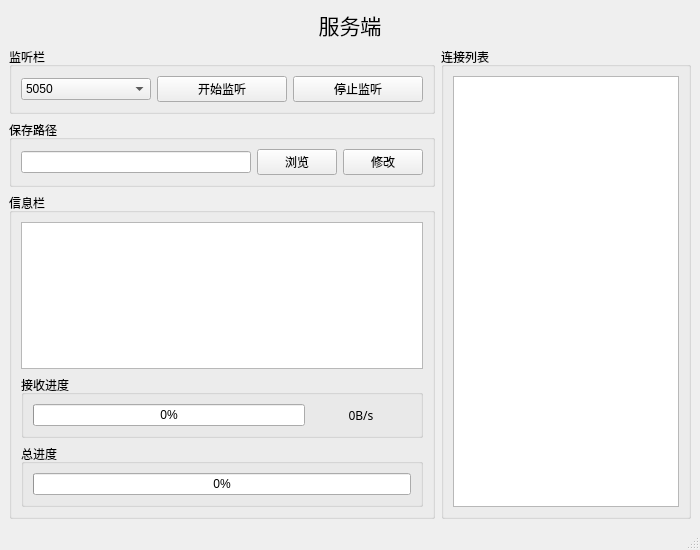
<?xml version="1.0" encoding="UTF-8"?>
<ui version="4.0">
 <class>MainWindow</class>
 <widget class="QMainWindow" name="MainWindow">
  <property name="geometry">
   <rect>
    <x>0</x>
    <y>0</y>
    <width>700</width>
    <height>550</height>
   </rect>
  </property>
  <property name="windowTitle">
   <string>MainWindow</string>
  </property>
  <widget class="QWidget" name="centralwidget">
   <layout class="QVBoxLayout" name="verticalLayout_5">
    <item>
     <widget class="QLabel" name="label">
      <property name="font">
       <font>
        <family>微软雅黑</family>
        <pointsize>16</pointsize>
       </font>
      </property>
      <property name="text">
       <string>服务端</string>
      </property>
      <property name="alignment">
       <set>Qt::AlignCenter</set>
      </property>
     </widget>
    </item>
    <item>
     <layout class="QHBoxLayout" name="horizontalLayout_3">
      <item>
       <layout class="QVBoxLayout" name="verticalLayout_2">
        <item>
         <widget class="QGroupBox" name="groupBox_3">
          <property name="title">
           <string>监听栏</string>
          </property>
          <layout class="QHBoxLayout" name="horizontalLayout">
           <item>
            <widget class="QComboBox" name="comboBox">
             <item>
              <property name="text">
               <string>5050</string>
              </property>
             </item>
             <item>
              <property name="text">
               <string>6060</string>
              </property>
             </item>
            </widget>
           </item>
           <item>
            <widget class="QPushButton" name="btnListen">
             <property name="font">
              <font>
               <family>微软雅黑</family>
              </font>
             </property>
             <property name="styleSheet">
              <string notr="true"/>
             </property>
             <property name="text">
              <string>开始监听</string>
             </property>
            </widget>
           </item>
           <item>
            <widget class="QPushButton" name="btnStop">
             <property name="font">
              <font>
               <family>微软雅黑</family>
              </font>
             </property>
             <property name="text">
              <string>停止监听</string>
             </property>
            </widget>
           </item>
          </layout>
         </widget>
        </item>
        <item>
         <widget class="QGroupBox" name="groupBox_5">
          <property name="title">
           <string>保存路径</string>
          </property>
          <layout class="QHBoxLayout" name="horizontalLayout_4">
           <item>
            <widget class="QLineEdit" name="lineEditPath">
             <property name="readOnly">
              <bool>true</bool>
             </property>
            </widget>
           </item>
           <item>
            <widget class="QPushButton" name="btnView">
             <property name="text">
              <string>浏览</string>
             </property>
            </widget>
           </item>
           <item>
            <widget class="QPushButton" name="btnMod">
             <property name="text">
              <string>修改</string>
             </property>
            </widget>
           </item>
          </layout>
         </widget>
        </item>
        <item>
         <widget class="QGroupBox" name="groupBox_2">
          <property name="title">
           <string>信息栏</string>
          </property>
          <layout class="QVBoxLayout" name="verticalLayout_3">
           <item>
            <widget class="QTextBrowser" name="textBrowser">
             <property name="contextMenuPolicy">
              <enum>Qt::CustomContextMenu</enum>
             </property>
             <property name="styleSheet">
              <string notr="true"/>
             </property>
            </widget>
           </item>
           <item>
            <widget class="QGroupBox" name="groupBox_4">
             <property name="title">
              <string>接收进度</string>
             </property>
             <layout class="QHBoxLayout" name="horizontalLayout_2">
              <item>
               <widget class="QProgressBar" name="progressBarRecv">
                <property name="value">
                 <number>0</number>
                </property>
                <property name="orientation">
                 <enum>Qt::Horizontal</enum>
                </property>
                <property name="textDirection">
                 <enum>QProgressBar::TopToBottom</enum>
                </property>
               </widget>
              </item>
              <item>
               <widget class="QLabel" name="speedLabel">
                <property name="minimumSize">
                 <size>
                  <width>100</width>
                  <height>0</height>
                 </size>
                </property>
                <property name="maximumSize">
                 <size>
                  <width>100</width>
                  <height>16777215</height>
                 </size>
                </property>
                <property name="font">
                 <font>
                  <family>微软雅黑</family>
                  <pointsize>9</pointsize>
                 </font>
                </property>
                <property name="text">
                 <string>0B/s</string>
                </property>
                <property name="alignment">
                 <set>Qt::AlignCenter</set>
                </property>
               </widget>
              </item>
             </layout>
            </widget>
           </item>
           <item>
            <widget class="QGroupBox" name="groupBox_6">
             <property name="title">
              <string>总进度</string>
             </property>
             <layout class="QVBoxLayout" name="verticalLayout_4">
              <item>
               <widget class="QProgressBar" name="progressBarTotal">
                <property name="value">
                 <number>0</number>
                </property>
               </widget>
              </item>
             </layout>
            </widget>
           </item>
          </layout>
         </widget>
        </item>
       </layout>
      </item>
      <item>
       <widget class="QGroupBox" name="groupBox">
        <property name="minimumSize">
         <size>
          <width>250</width>
          <height>0</height>
         </size>
        </property>
        <property name="maximumSize">
         <size>
          <width>250</width>
          <height>16777215</height>
         </size>
        </property>
        <property name="title">
         <string>连接列表</string>
        </property>
        <layout class="QVBoxLayout" name="verticalLayout">
         <item>
          <widget class="QListWidget" name="listWidget">
           <property name="focusPolicy">
            <enum>Qt::StrongFocus</enum>
           </property>
           <property name="contextMenuPolicy">
            <enum>Qt::CustomContextMenu</enum>
           </property>
           <property name="selectionMode">
            <enum>QAbstractItemView::ExtendedSelection</enum>
           </property>
           <property name="viewMode">
            <enum>QListView::ListMode</enum>
           </property>
          </widget>
         </item>
        </layout>
       </widget>
      </item>
     </layout>
    </item>
   </layout>
  </widget>
  <widget class="QStatusBar" name="statusbar"/>
 </widget>
 <resources/>
 <connections/>
</ui>
